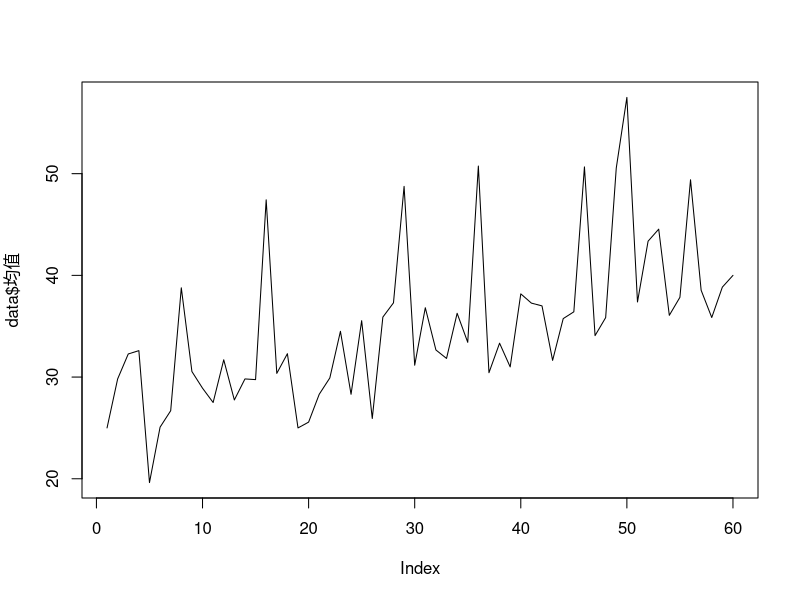
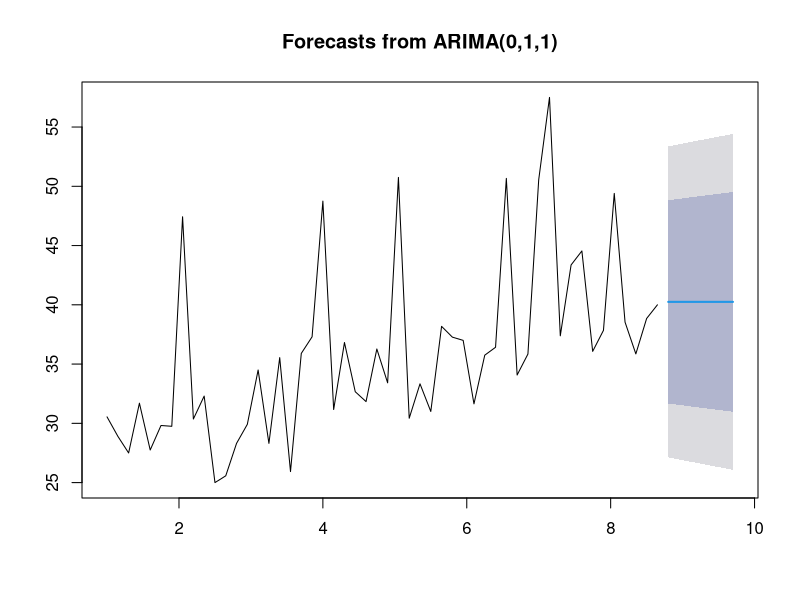

These charts were generated, in order, by the following R code:
#install.packages('forecast')
library(forecast)

data <- read.csv("data.csv", fileEncoding="UTF8")
data$均值 <- data$总销量/data$分店数

plot(data$均值, type='l')

freq <- spec.pgram(data$均值, taper=0, log='no', plot=FALSE);

start <- which(freq$spec==max(freq$spec))
frequency <- 1/freq$freq[which(freq$spec==max(freq$spec))]

meanTS <- ts(
  data$均值[start:length(data$均值)], 
  frequency=frequency
)

meanARIMA = auto.arima(meanTS)
meanARIMAForecast = forecast(meanARIMA, h=7);
meanARIMAForecast$mean

plot(meanARIMAForecast)